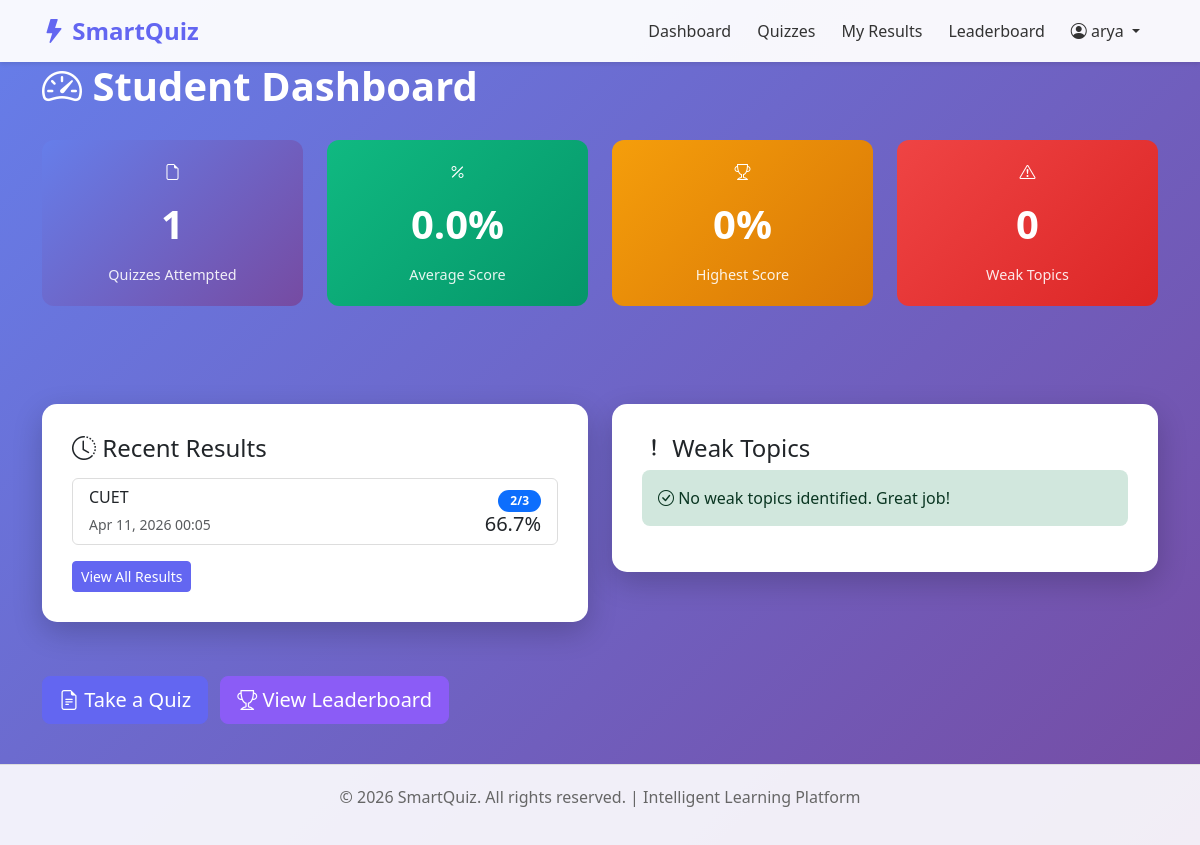
Page /student/dashboard/ (signed in) on the earlier database version.
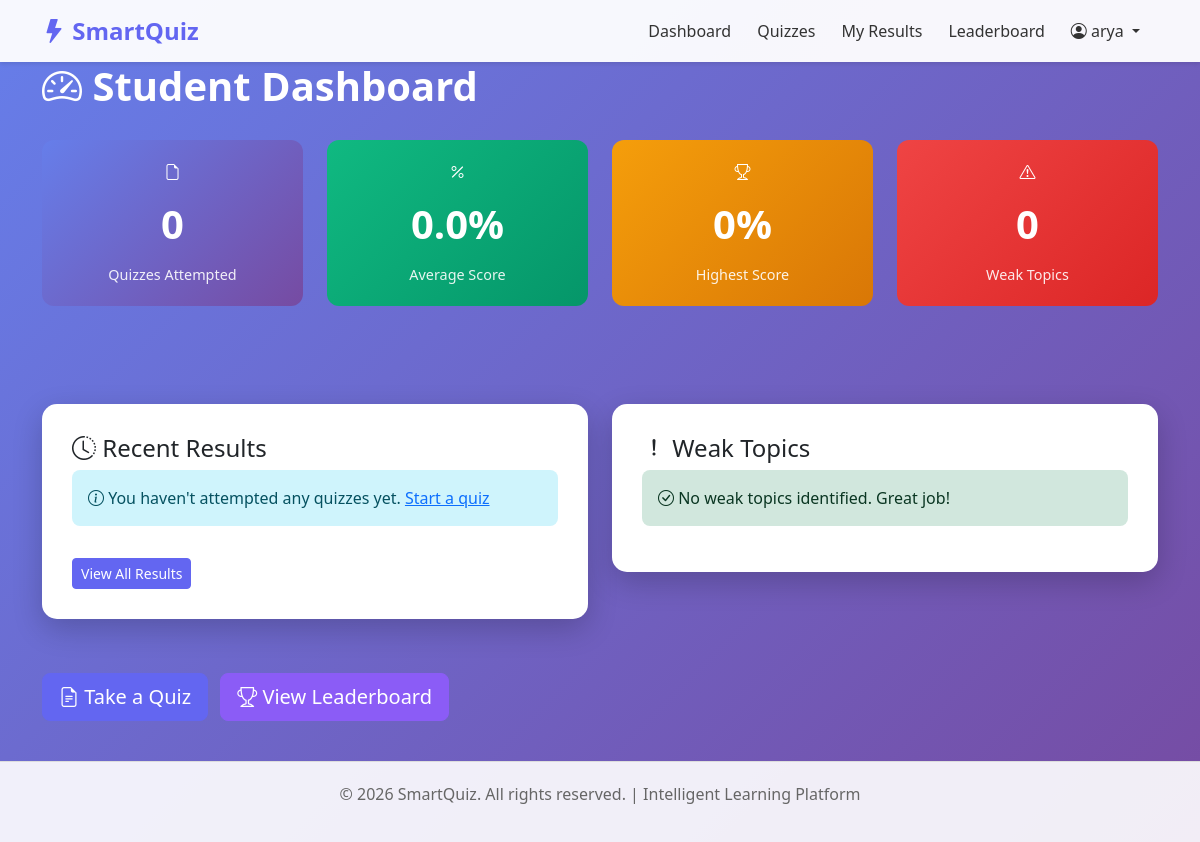
Same page on the later database version.
### quizzes/models.py (models this page shows, shortened)
class Result(models.Model):
    student = models.ForeignKey(User, on_delete=models.CASCADE, limit_choices_to={'role': 'student'}, related_name='quiz_results')
    quiz = models.ForeignKey(Quiz, on_delete=models.CASCADE, related_name='results')
    score = models.IntegerField(default=0)
    total_marks = models.IntegerField(default=0)
    percentage = models.FloatField(default=0.0)
    time_taken_seconds = models.IntegerField(default=0)
    attempted_at = models.DateTimeField(auto_now_add=True)
    class Meta:
        ordering = ['-attempted_at']
        unique_together = ('student', 'quiz')

class Quiz(models.Model):
    title = models.CharField(max_length=255)
    description = models.TextField(null=True, blank=True)
    created_by = models.ForeignKey(User, on_delete=models.CASCADE, limit_choices_to={'role': 'teacher'})
    subject = models.CharField(max_length=100, null=True, blank=True)
    duration_minutes = models.IntegerField(default=30)
    total_questions = models.IntegerField(default=0)
    is_published = models.BooleanField(default=False)
    created_at = models.DateTimeField(auto_now_add=True)
    updated_at = models.DateTimeField(auto_now=True)
    class Meta:
        ordering = ['-created_at']

### students/views.py (the view)
    def wrapper(request, *args, **kwargs):
        if request.user.is_authenticated and request.user.role == 'student':
            return view_func(request, *args, **kwargs)
        return redirect('accounts:login')

### analytics/utils.py (called while the page is built)
def get_student_dashboard_stats(student):
    results = Result.objects.filter(student=student)
    analytics = PerformanceAnalytics.objects.filter(student=student).first()
    recent_results = results[:5]
    suggestions = Suggestion.objects.filter(student=student)
    return {
        'total_tests': results.count(),
        'average_score': analytics.average_score if analytics else 0,
        'highest_score': analytics.highest_score if analytics else 0,
        'recent_results': recent_results,
        'weak_topics': TopicPerformance.objects.filter(student=student, percentage_correct__lt=50).order_by('percentage_correct'),
        'strong_topics': TopicPerformance.objects.filter(student=student, percentage_correct__gte=80).order_by('-percentage_correct'),
        'suggestions': suggestions,
    }

### students/views.py (called while the page is built)
def student_required(view_func):
    def wrapper(request, *args, **kwargs):
        if request.user.is_authenticated and request.user.role == 'student':
            return view_func(request, *args, **kwargs)
        return redirect('accounts:login')
    return wrapper

### templates/students/dashboard.html (shortened to what the changed rows need)
{% extends 'base.html' %}
{% block content %}
<h1 class="page-title"><i class="bi bi-speedometer2"></i> Student Dashboard</h1>
<div class="row mt-4">
    <div class="col-md-3 mb-4">
        <div class="stat-card">
            <i class="bi bi-file-earmark"></i>
            <div class="stat-number">{{ stats.total_tests }}</div>
            <div class="stat-label">Quizzes Attempted</div>
        </div>
    </div>
</div>
<div class="row mt-4">
    <div class="col-md-6">
        <div class="container-main">
            <h4><i class="bi bi-clock-history"></i> Recent Results</h4>
            {% if stats.recent_results %}
                <div class="list-group mt-3">
                    {% for result in stats.recent_results %}
                        <a href="{% url 'students:result_detail' result.id %}" class="list-group-item list-group-item-action">
                            <div class="d-flex justify-content-between align-items-center">
                                <div>
                                    <h6 class="mb-1">{{ result.quiz.title }}</h6>
                                    <small class="text-muted">{{ result.attempted_at|date:"M d, Y H:i" }}</small>
                                </div>
                                <div class="text-end">
                                    <span class="badge bg-primary">{{ result.score }}/{{ result.total_marks }}</span>
                                    <h5 class="mb-0">{{ result.percentage|floatformat:1 }}%</h5>
                                </div>
                            </div>
                        </a>
                    {% endfor %}
                </div>
            {% else %}
                <div class="alert alert-info">
                    <i class="bi bi-info-circle"></i> You haven't attempted any quizzes yet. <a href="{% url 'students:quizzes' %}">Start a quiz</a>
                </div>
            {% endif %}
            <a href="{% url 'students:results' %}" class="btn btn-sm btn-primary mt-3">View All Results</a>
        </div>
    </div>
</div>
{% endblock %}

Differences in the rows shown:
removed Result: quiz "CUET", attempted_at "Apr 11, 2026 00:05", score "2", total_marks "3", percentage "66.7"
Other differences:
{{ stats.total_tests }}: "1" → "0"
text now shown: "You haven't attempted any quizzes yet. Start a quiz"
